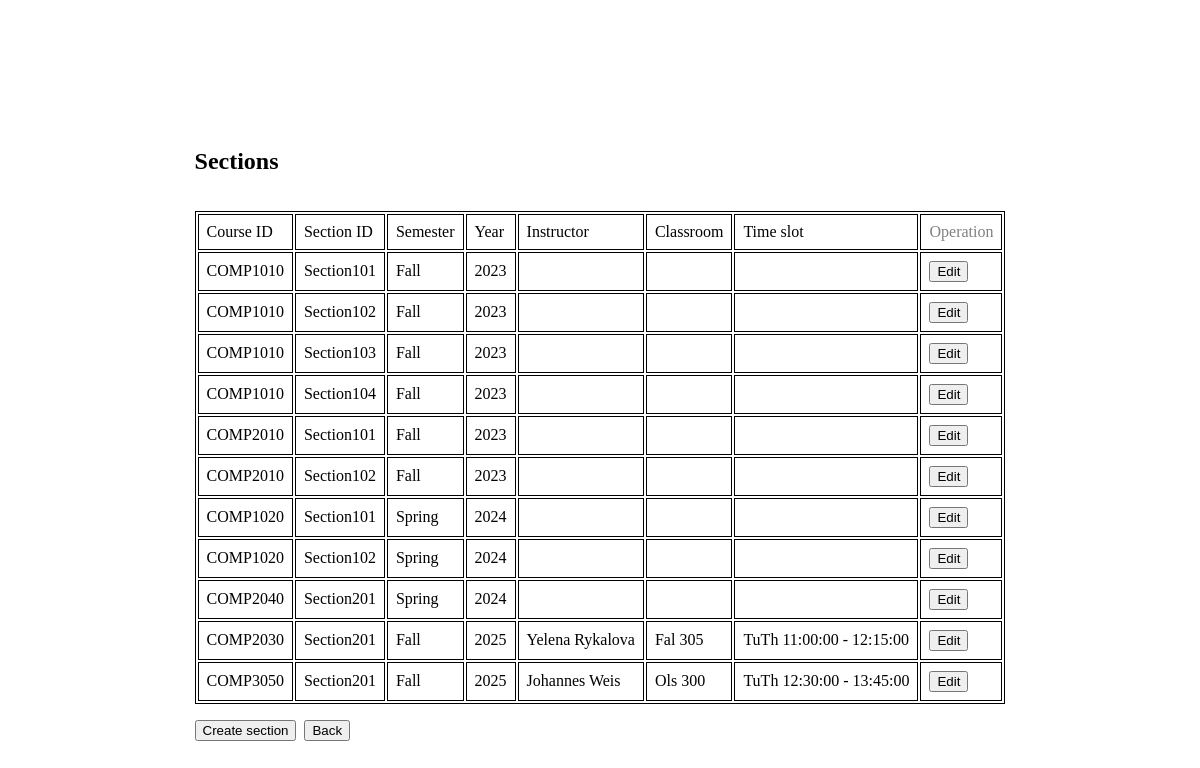
The app's page /src/section.php, older data.
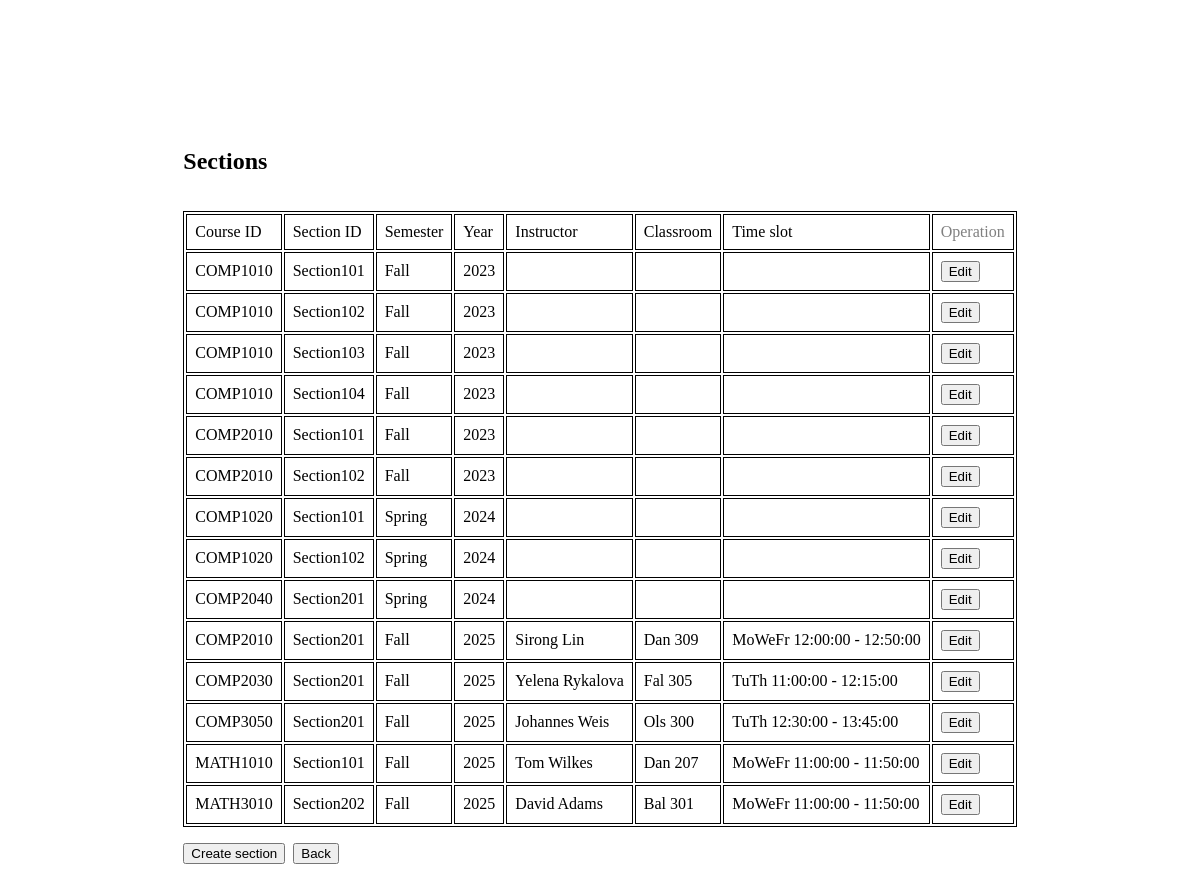
The same page, newer data.
### tables this page shows
create table section
(
    course_id     varchar(20),
    section_id    varchar(10),
    semester      varchar(6)
        check (semester in ('Fall', 'Winter', 'Spring', 'Summer')),
    year          numeric(4, 0) check (year > 1990 and year < 2100),
    instructor_id varchar(10),
    classroom_id  varchar(8),
    time_slot_id  varchar(8),
    primary key (course_id, section_id, semester, year),
    foreign key (course_id) references course (course_id)
        on delete cascade,
    foreign key (instructor_id) references instructor (instructor_id)
        on delete set null,
    foreign key (time_slot_id) references time_slot (time_slot_id)
        on delete set null
);

create table instructor
(
    instructor_id   varchar(10),
    instructor_name varchar(50) not null,
    title           varchar(30),
    dept_name       varchar(100),
    email           varchar(50) not null,
    primary key (instructor_id)
);

create table classroom
(
    classroom_id varchar(8),
    building     varchar(15) not null,
    room_number  varchar(7)  not null,
    capacity     numeric(4, 0),
    primary key (classroom_id)
);

create table time_slot
(
    time_slot_id varchar(8),
    day          varchar(10) not null,
    start_time   time        not null,
    end_time     time        not null,
    primary key (time_slot_id)
);

### src/common/pdo.php (called while the page is built, shortened)
<?php
function pdo_connect(): PDO
{
    $config = require __DIR__ . '/config.php';
    $database_config = $config['database'];
    $host = $database_config['host'];
    $dbname = $database_config['dbname'];
    $username = $database_config['username'];
    $password = $database_config['password'];
    return new PDO(
        "mysql:host=$host;dbname=$dbname;charset=utf8mb4",
        $username,
        $password,
        [
            PDO::ATTR_ERRMODE => PDO::ERRMODE_EXCEPTION,
            PDO::ATTR_DEFAULT_FETCH_MODE => PDO::FETCH_ASSOC,
            PDO::ATTR_EMULATE_PREPARES => false
        ]
    );
}
function pdo_instance(bool $original = false): PDO|null
{
    static $pdo;
    if ($original) {
        return $pdo;
    }
    if (!$pdo) {
        $pdo = pdo_connect();
    }
    return $pdo;
}
function execute(PDOStatement $stmt, array $params = []): bool
{
    return $stmt->execute();
}

### src/service/section.php (called while the page is built, shortened)
<?php
require_once __DIR__ . '/../minimal.php';
function get_all_sections(): array
{
    $stmt = pdo_instance()->prepare(
        "
            SELECT * FROM section
            LEFT JOIN instructor ON section.instructor_id = instructor.instructor_id
            LEFT JOIN time_slot ON section.time_slot_id = time_slot.time_slot_id
            LEFT JOIN classroom ON section.classroom_id = classroom.classroom_id
        "
    );
    execute($stmt);
    return $stmt->fetchAll();
}

### src/service/classroom.php (called while the page is built, shortened)
<?php
require_once __DIR__ . '/../minimal.php';
function classroom_to_string(array $classroom): string
{
    return $classroom['building'] . ' ' . $classroom['room_number'];
}

### src/service/time_slot.php (called while the page is built, shortened)
<?php
function time_slot_to_string(array $time_slot): string
{
    return $time_slot['time_slot_id'] === null
        ? ''
        : $time_slot['day'] . ' ' . $time_slot['start_time'] . ' - ' . $time_slot['end_time'];
}

### src/section.php (the view, shortened to what this page needs)
<?php
require_once 'minimal.php';
$sections = get_all_sections();
usort(
    $sections,
    fn ($a, $b) => [$a['year'], $a['semester']] <=> [$b['year'], $b['semester']]
);
function get_edit_section_url(array $section): string
{
    return build_url(Page::EDIT_SECTION, [
        'course_id' => $section['course_id'],
        'section_id' => $section['section_id'],
        'semester' => $section['semester'],
        'year' => $section['year'],
    ]);
}
?>
<html lang="en">
<head>
</head>
<body style="height: 100%;">
<div style="display: flex; justify-content: center; margin-top: 16vh;">
  <div style="display: flex; flex-direction: column; gap: 1rem;">
    <h2>Sections</h2>
    <table style="width:100%;">
      <tr>
        <td>Course ID</td>
        <td>Section ID</td>
        <td>Semester</td>
        <td>Year</td>
        <td>Instructor</td>
        <td>Classroom</td>
        <td>Time slot</td>
        <td style="color: grey;">Operation</td>
      </tr>
        <?php foreach ($sections as $section): ?>
          <tr>
            <td><?= $section['course_id'] ?></td>
            <td><?= $section['section_id'] ?></td>
            <td><?= $section['semester'] ?></td>
            <td><?= $section['year'] ?></td>
            <td><?= $section['instructor_name'] ?></td>
            <td><?= classroom_to_string($section) ?></td>
            <td><?= time_slot_to_string($section) ?></td>
            <td>
              <a href="<?= get_edit_section_url($section) ?>">
                <button>Edit</button>
              </a>
            </td>
          </tr>
        <?php endforeach; ?>
    </table>
    <div style="display: flex; gap: 0.5rem;">
      <a href="<?= Page::CREATE_SECTION ?>">
        <button>Create section</button>
      </a>
      <a href="<?= Page::ADMIN ?>">
        <button type="button">Back</button>
      </a>
    </div>
  </div>
</div>
</body>
</html>

### src/minimal.php (shortened to what this page needs)
<?php
require_once __DIR__ . '/common/pdo.php';
$service_dir = __DIR__ . '/service';
foreach (scandir($service_dir) as $file) {
    if (pathinfo($file, PATHINFO_EXTENSION) === 'php') {
        require_once $service_dir . '/' . $file;
    }
}
function build_url(string $url, array $params = []): string
{
    $query_string = $params ? '?' . http_build_query($params, '', '&') : '';
    return $url . $query_string;
}

### src/service/assign_ta.php
<?php
require_once 'minimal.php';
?>
<html>
<head>
</head>
</html>

### src/section.php (style rules this page uses)
table, th, td { border: 1px solid black; }
th, td { padding: 0.5rem; }

Row changes from the older to the newer data that the page shows:
added section: course "COMP2010", section "Section201", semester "Fall", year "2025", instructor.instructor_name "Sirong Lin", classroom.room_number "Dan 309", time_slot.end_time "MoWeFr 12:00:00 - 12:50:00"
added section: course "MATH1010", section "Section101", semester "Fall", year "2025", instructor.instructor_name "Tom Wilkes", classroom.room_number "Dan 207", time_slot.end_time "MoWeFr 11:00:00 - 11:50:00"
added section: course "MATH3010", section "Section202", semester "Fall", year "2025", instructor.instructor_name "David Adams", classroom.room_number "Bal 301", time_slot.end_time "MoWeFr 11:00:00 - 11:50:00"
